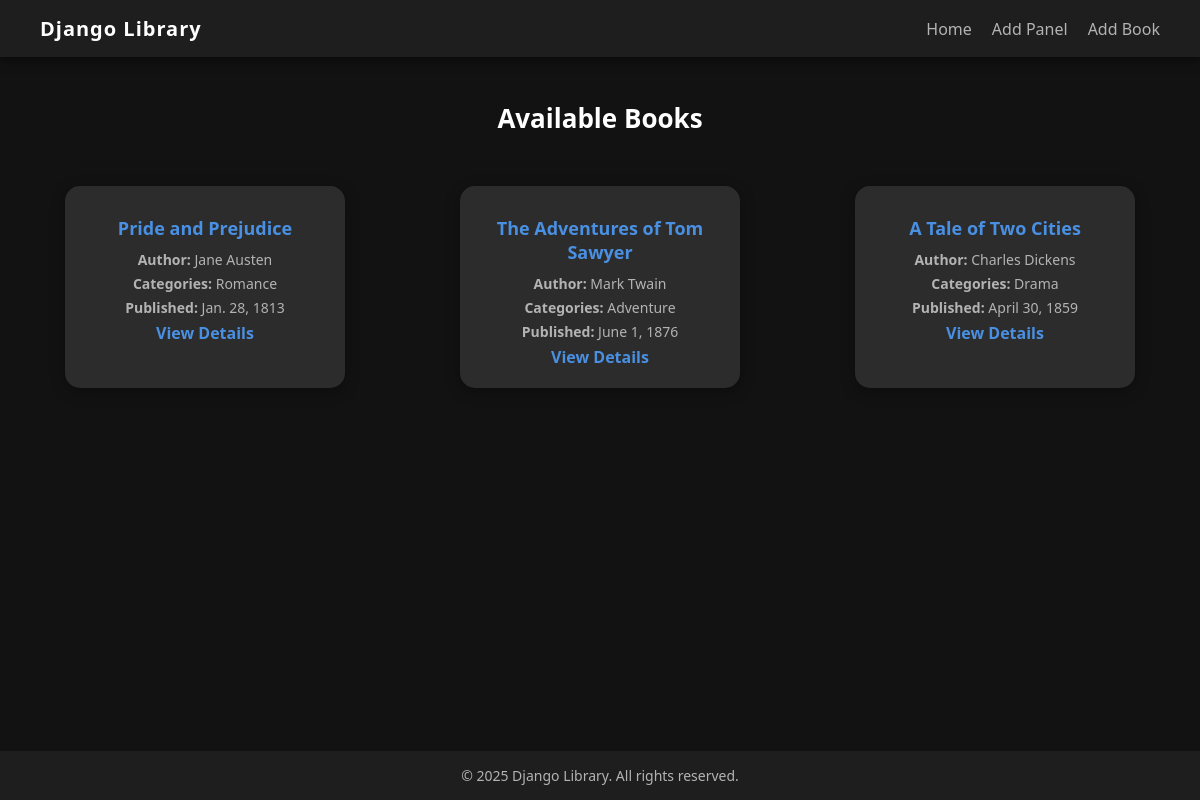
The page / on the database its author committed.
### library/models.py (models this page shows, shortened)
class Book(models.Model):
    title = models.CharField(max_length=200)
    author = models.ForeignKey(Author, on_delete=models.CASCADE)
    categories = models.ManyToManyField(Category)
    published = models.DateField()

class Author(models.Model):
    name = models.CharField(max_length=100)

class Category(models.Model):
    name = models.CharField(max_length=100)

### library/views.py (the view)
# urls.py: path('', views.book_list, name='book_list'),
def book_list(request):
    books = Book.objects.all()
    return render(request, 'library/book_list.html', {'books': books})

### library/templates/library/book_list.html (shortened to what this page needs)
{% load static %}
<!DOCTYPE html>
<html lang="en">
<head>
</head>
<body>
    <header>
        <h2> Django Library</h2>
        <nav>
            <a href="{% url 'book_list' %}">Home</a>
            <a href="/admin/"> Add Panel</a>
            <a href="/admin/library/book/add/">Add Book</a>
        </nav>
    </header>
    <h1>Available Books</h1>
    <div class="book-container">
        {% for book in books %}
            <div class="book-card">
                <h3>{{ book.title }}</h3>
                <p><strong>Author:</strong> {{ book.author.name }}</p>
                <p><strong>Categories:</strong>
                    {% for category in book.categories.all %}
                        {{ category.name }}{% if not forloop.last %}, {% endif %}
                    {% empty %}
                        None
                    {% endfor %}
                </p>
                <p><strong>Published:</strong> {{ book.published }}</p>
                <a href="{% url 'book_detail' book.pk %}">View Details</a>
            </div>
        {% empty %}
            <p style="text-align:center; color: var(--light-gray); width: 100%;">No books available.</p>
        {% endfor %}
    </div>
    <footer>
        <p>© 2025 Django Library. All rights reserved.</p>
    </footer>
</body>
</html>

### library/templates/library/book_list.html (style rules this page uses)
:root { --black: #121212; --dark-gray: #1e1e1e; --gray: #2c2c2c; --light-gray: #b3b3b3; --white: #ffffff; --accent: #4a90e2; }
* { box-sizing: border-box; margin: 0; padding: 0; }
body { font-family: "Segoe UI", Tahoma, Geneva, Verdana, sans-serif; background-color: var(--black); color: var(--white); margin: 0; display: flex; flex-direction: column; min-height: 100vh; overflow-x: hidden; padding-top: 80px; }
header { background-color: var(--dark-gray); width: 100%; padding: 15px 40px; display: flex; justify-content: space-between; align-items: center; box-shadow: 0 2px 10px rgba(0, 0, 0, 0.6); position: fixed; top: 0; left: 0; z-index: 1000; }
header h2 { color: var(--white); margin: 0; font-size: 20px; letter-spacing: 1px; }
nav { display: flex; gap: 20px; flex-wrap: wrap; }
nav a { color: var(--light-gray); text-decoration: none; font-weight: 500; transition: color 0.3s; }
h1 { color: var(--white); text-align: center; margin: 20px 0; font-size: 26px; }
.book-container { display: grid; grid-template-columns: repeat(auto-fit, minmax(250px, 1fr)); justify-items: center; gap: 25px; margin: 30px auto; width: 100%; max-width: 1200px; padding: 0 20px; }
.book-card { background-color: var(--gray); border-radius: 15px; padding: 20px; width: 100%; max-width: 280px; box-shadow: 0 4px 15px rgba(0,0,0,0.3); text-align: center; transition: transform 0.2s ease, box-shadow 0.2s ease; }
.book-card h3 { margin: 10px 0; color: var(--accent); font-size: 18px; }
.book-card p { color: var(--light-gray); font-size: 14px; margin-bottom: 5px; }
.book-card a { color: var(--accent); text-decoration: none; font-weight: bold; }
footer { background-color: var(--dark-gray); width: 100%; text-align: center; padding: 15px 10px; margin-top: auto; color: var(--light-gray); font-size: 14px; }

### rows shown on the page
Book: title "Pride and Prejudice", author.name "Jane Austen", published "Jan. 28, 1813"
Category: name "Romance"
Book: title "The Adventures of Tom Sawyer", author.name "Mark Twain", published "June 1, 1876"
Category: name "Adventure"
Book: title "A Tale of Two Cities", author.name "Charles Dickens", published "April 30, 1859"
Category: name "Drama"
